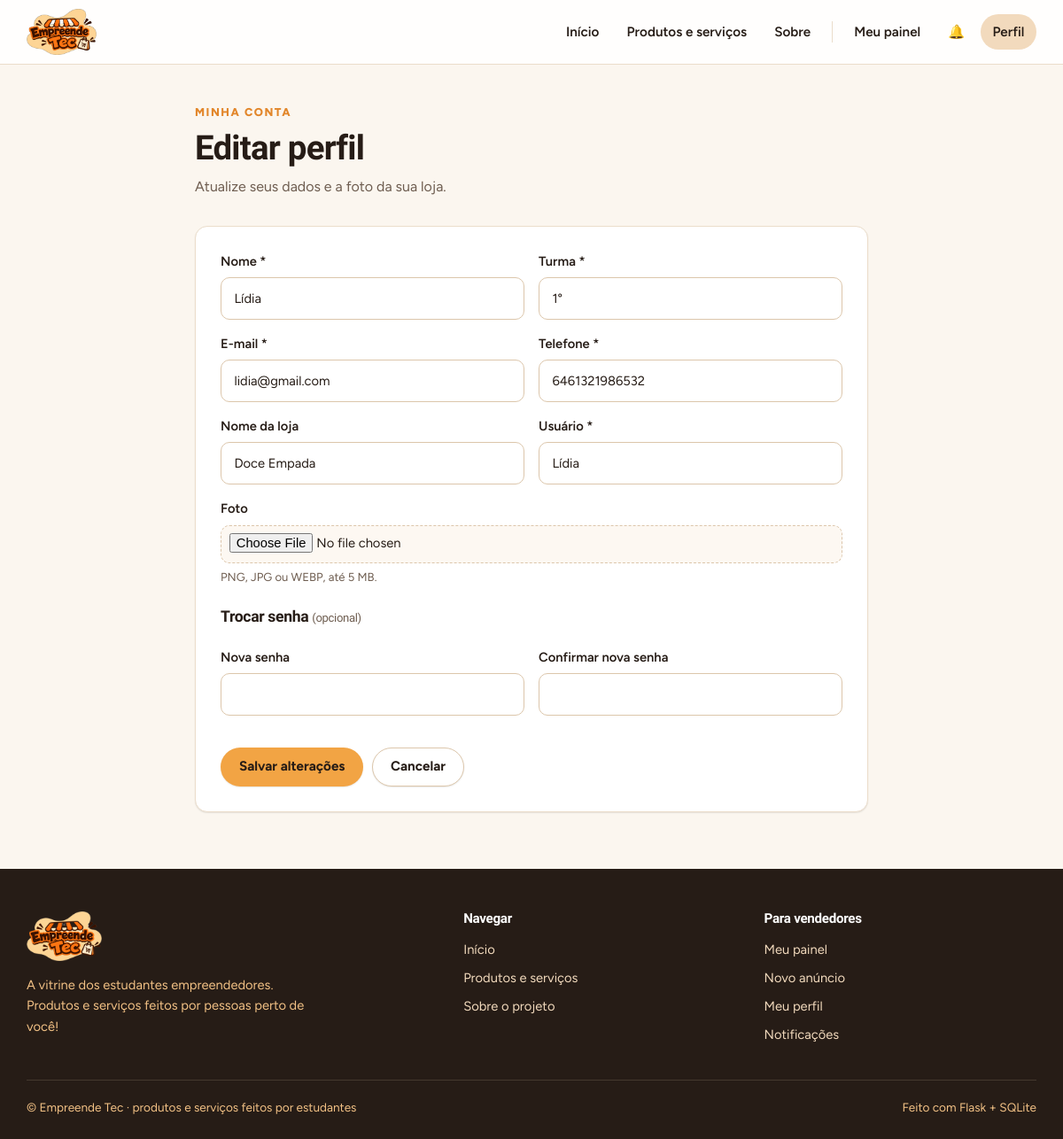
/perfil/editar (signed in), run on the app's committed database.
### tables this page shows
CREATE TABLE usuarios(
  id INTEGER PRIMARY KEY AUTOINCREMENT, nome TEXT NOT NULL, turma TEXT NOT NULL,
  email TEXT NOT NULL, telefone TEXT NOT NULL,
  usuario TEXT NOT NULL UNIQUE COLLATE NOCASE, senha TEXT NOT NULL,
  foto TEXT DEFAULT '', loja TEXT DEFAULT '');

### app.py (the view, shortened to what this page needs)
@app.route('/perfil/editar', methods=['GET', 'POST'])
@login_required
def editar_perfil():
    return render_template('editar_perfil.html')

### app.py (called while the page is built)
def conectar():
    c = sqlite3.connect(DB)
    c.row_factory = sqlite3.Row
    c.execute('PRAGMA foreign_keys=ON')
    return c

def db():
    if 'db' not in g:
        g.db = conectar()
    return g.db

@app.teardown_appcontext
def fechar(_):
    c = g.pop('db', None)
    if c:
        c.close()

def q(sql, args=(), one=False):
    rows = db().execute(sql, args).fetchall()
    return (rows[0] if rows else None) if one else rows

@app.before_request
def carregar_usuario():
    uid = session.get('user_id')
    g.user = q('SELECT * FROM usuarios WHERE id=?', (uid,), True) if uid else None

@app.context_processor
def contexto():
    u = g.get('user')
    nao_lidas = q('SELECT COUNT(*) n FROM notificacoes WHERE usuario_id=? AND lida=0', (u['id'],), True)['n'] if u else 0
    return dict(user=u, categorias=q('SELECT * FROM categorias ORDER BY id'), TIPOS=TIPOS,
                PAGAMENTOS=list(PAGAMENTOS), pagto_marcado=pagto_marcado, nao_lidas=nao_lidas,
                ICONES_NOTIF=ICONES_NOTIF)

def login_required(fn):
    @wraps(fn)
    def w(*a, **k):
        if not g.user:
            flash('Faça login para acessar essa página.', 'warning')
            return redirect(url_for('login'))
        return fn(*a, **k)
    return w

### templates/editar_perfil.html (shortened to what this page needs)
{% extends 'base.html' %}
{% block conteudo %}
<div class="form-estreito">
  <div class="cabecalho-pagina"><span class="sobretitulo">Minha conta</span><h1>Editar perfil</h1><p>Atualize seus dados e a foto da sua loja.</p></div>
  <form class="f card painel" method="post" enctype="multipart/form-data">
    {% set v = user %}{% include '_campos_usuario.html' %}
    <h3 style="margin-top:.5rem">Trocar senha <small class="dica">(opcional)</small></h3>
    <div class="campos">
      <label>Nova senha<input name="senha" type="password" autocomplete="new-password"></label>
      <label>Confirmar nova senha<input name="confirmar_senha" type="password" autocomplete="new-password"></label>
    </div>
    <div class="botoes"><button class="btn">Salvar alterações</button><a class="btn btn-sec" href="{{ url_for('perfil') }}">Cancelar</a></div>
  </form>
</div>
{% endblock %}

### templates/_campos_usuario.html
<div class="campos">
  <label>Nome *<input name="nome" required value="{{ v.nome or '' }}" autocomplete="name"></label>
  <label>Turma *<input name="turma" required value="{{ v.turma or '' }}" placeholder="Ex.: 2º A"></label>
  <label>E-mail *<input name="email" type="email" required value="{{ v.email or '' }}" autocomplete="email"></label>
  <label>Telefone *<input name="telefone" required value="{{ v.telefone or '' }}" autocomplete="tel" placeholder="(71) 99999-9999"></label>
  <label>Nome da loja<input name="loja" value="{{ v.loja or '' }}" placeholder="Ex.: Doce Empada"></label>
  <label>Usuário *<input name="usuario" required value="{{ v.usuario or '' }}" autocomplete="username"></label>
  <label class="inteiro">Foto<input type="file" name="foto" accept="image/*"><span class="dica">PNG, JPG ou WEBP, até 5 MB.</span></label>
</div>

### static/css/cores.css (style rules this page uses)
:root { --laranja:#F2A444; --laranja-forte:#E2862A; --pessego:#F2C185; --creme:#F2DABD; --marrom:#261C16; --vinho:#8C0303; --fundo:#FBF6EF; --superficie:#FFFFFF; --superficie-2:#FDF8F2; --borda:#EBDDCB; --borda-forte:#DCC6AB; --texto:#261C16; --texto-suave:#6E5D50; --sucesso:#1F7A4D; --sucesso-fundo:#E6F4EC; --alerta-fundo:#FBE9E7; --raio:14px; --raio-sm:10px; --raio-lg:22px; --sombra-sm:0 1px 2px rgba(38,28,22,.06),0 1px 1px rgba(38,28,22,.04); --sombra:0 6px 20px -8px rgba(38,28,22,.18),0 2px 6px -2px rgba(38,28,22,.06); --sombra-lg:0 24px 48px -20px rgba(38,28,22,.28); --anel:0 0 0 4px rgba(242,164,68,.28); --fonte-titulo:"Bricolage Grotesque",system-ui,sans-serif; --fonte:"Figtree",system-ui,sans-serif; }
*,*::before,*::after { box-sizing:border-box }
html { scroll-behavior:smooth }
body { margin:0;background:var(--fundo);color:var(--texto);font-family:var(--fonte);font-size:16px;line-height:1.6;-webkit-font-smoothing:antialiased;min-height:100vh;display:flex;flex-direction:column }
a { color:var(--vinho);text-underline-offset:3px }
h1,h2,h3,h4 { font-family:var(--fonte-titulo);line-height:1.15;letter-spacing:-.02em;margin:0 0 .5rem;color:var(--marrom) }
h1 { font-size:clamp(1.8rem,3.2vw,2.5rem);font-weight:800 }
h3 { font-size:1.1rem;font-weight:700 }
p { margin:0 0 1rem }
small,.suave { color:var(--texto-suave) }
.btn,button { font:inherit }
.btn { display:inline-flex;align-items:center;justify-content:center;gap:.45rem;min-height:44px;padding:.6rem 1.25rem;border-radius:999px;border:1px solid transparent;background:var(--laranja);color:var(--marrom);font-weight:700;font-size:.95rem;line-height:1.2;text-decoration:none;white-space:nowrap;cursor:pointer;box-shadow:var(--sombra-sm);transition:background .15s,transform .15s,box-shadow .15s,color .15s }
.btn-sec { background:var(--superficie);border-color:var(--borda-forte);color:var(--marrom) }
.botoes { display:flex;flex-wrap:wrap;gap:.6rem;align-items:center;margin:1.25rem 0 0 }
.sobretitulo { display:inline-block;font-size:.8rem;font-weight:800;text-transform:uppercase;letter-spacing:.12em;color:var(--laranja-forte);margin-bottom:.5rem }
.cabecalho-pagina { margin-bottom:2rem }
.cabecalho-pagina p { color:var(--texto-suave);max-width:640px;margin:0 }
.card { background:var(--superficie);border:1px solid var(--borda);border-radius:var(--raio);box-shadow:var(--sombra-sm) }
.painel { padding:1.75rem }
form.f { display:grid;gap:1rem }
.campos { display:grid;grid-template-columns:1fr 1fr;gap:1rem }
.campos .inteiro { grid-column:1/-1 }
label { display:grid;gap:.35rem;font-weight:600;font-size:.92rem;color:var(--marrom) }
input,select,textarea { width:100%;padding:.7rem .9rem;border:1px solid var(--borda-forte);border-radius:var(--raio-sm);background:var(--superficie);color:var(--texto);font:inherit;font-weight:400;transition:border-color .15s,box-shadow .15s }
input[type=file] { padding:.55rem;background:var(--superficie-2);border-style:dashed }
.dica { font-size:.82rem;color:var(--texto-suave);font-weight:400 }
.form-estreito { max-width:760px;margin:0 auto }

### data on the page
usuarios: nome "Lídia", turma "1°", email "lidia@gmail.com", telefone "6461321986532", loja "Doce Empada", usuario "Lídia"
